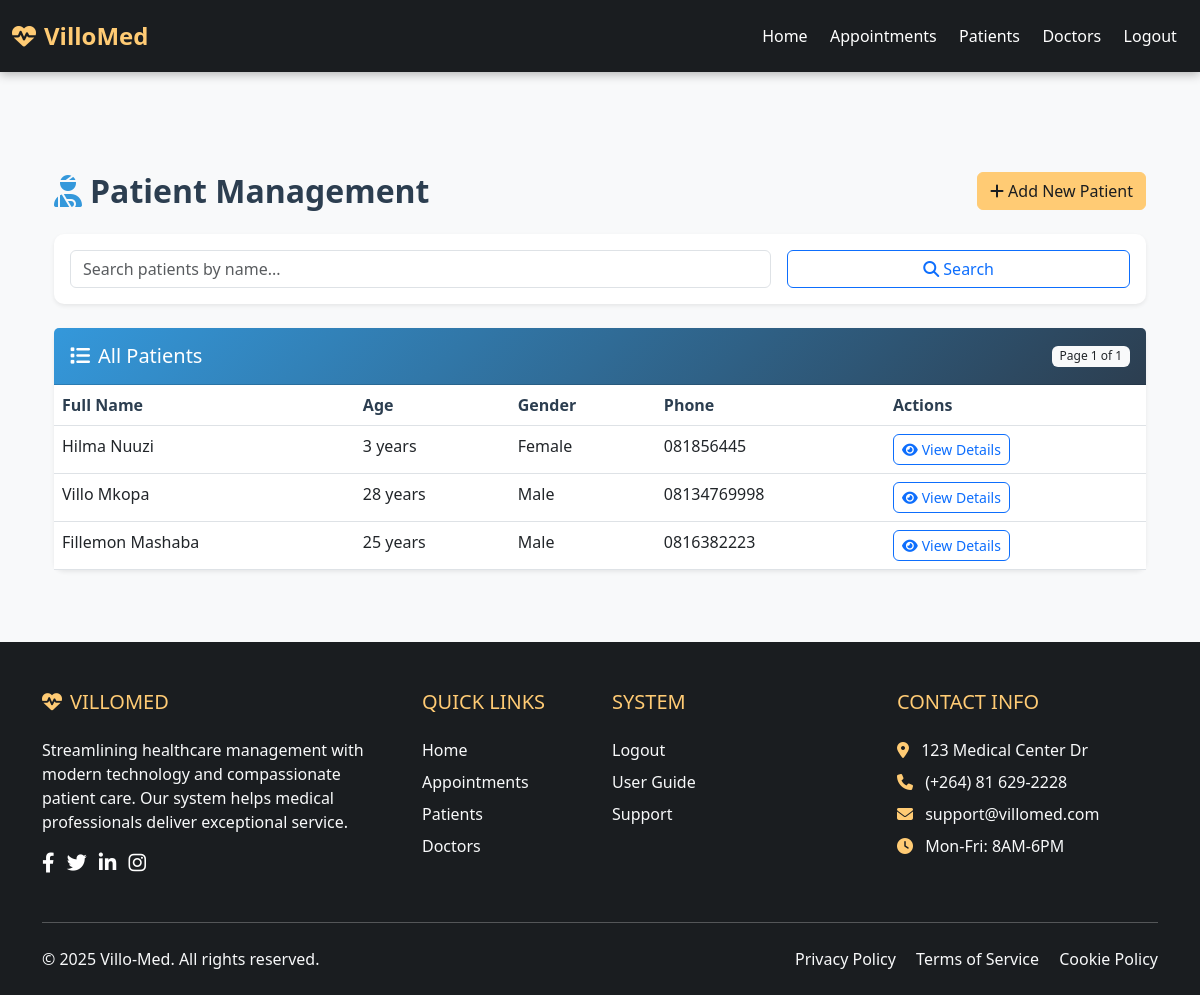
Page /patients (signed in) on the committed database.
### models.py (models this page shows)
class Patient(db.Model):
    __tablename__ = 'patient'
    id = db.Column(db.Integer, primary_key=True)
    first_name = db.Column(db.String(50), nullable=False)
    surname = db.Column(db.String(50), nullable=False)
    date_of_birth = db.Column(db.Date, nullable=False)  # Store date of birth
    gender = db.Column(db.String(10))
    phone = db.Column(db.String(15))
    date_created = db.Column(db.DateTime, default=datetime.utcnow)  # New field for creation date
    appointments = db.relationship('Appointment', back_populates='patient')
    @property
    def age(self):
        today = date.today()
        born = self.date_of_birth
        return today.year - born.year - ((today.month, today.day) < (born.month, born.day))

### app.py (the view)
@app.route('/patients')
@login_required
def patients():
    search_query = request.args.get('search', '')
    page = request.args.get('page', 1, type=int)
    per_page = 10  # Show 10 patients per page
    if search_query:
        query = Patient.query.filter(
            (Patient.first_name.ilike(f'%{search_query}%')) |
            (Patient.surname.ilike(f'%{search_query}%'))
        )
    else:
        query = Patient.query
    patients = query.order_by(Patient.date_created.desc()).paginate(
        page=page, per_page=per_page, error_out=False
    )
    total_pages = ceil(query.count() / per_page)
    date_today = date.today().strftime('%Y-%m-%d')
    return render_template('patients.html',
                         patients=patients.items,
                         search_query=search_query,
                         date_today=date_today,
                         page=page,
                         total_pages=total_pages)

### app.py (called while the page is built)
@login_manager.user_loader
def load_user(user_id):
    return User.query.get(int(user_id))

### templates/patients.html (shortened to what this page needs)
{% extends "base.html" %}
{% block content %}
<div class="container my-4">
    <div class="d-flex justify-content-between align-items-center mb-4">
        <h2 class="mb-0" style="color: #2c3e50; font-weight: 600;">
            <i class="fas fa-user-injured me-2" style="color: #3498db;"></i>Patient Management
        </h2>
        <button class="btn btn-primary" data-bs-toggle="modal" data-bs-target="#addPatientModal">
            <i class="fas fa-plus me-1"></i>Add New Patient
        </button>
    </div>
    <div class="card mb-4 shadow-sm">
        <div class="card-body">
            <form method="GET" action="{{ url_for('patients') }}" class="row g-3">
                <div class="col-md-8">
                    <input type="text" class="form-control" name="search" placeholder="Search patients by name..." value="{{ search_query }}">
                </div>
                <div class="col-md-4">
                    <button type="submit" class="btn btn-outline-primary w-100">
                        <i class="fas fa-search me-1"></i>Search
                    </button>
                </div>
            </form>
        </div>
    </div>
    <div class="card shadow-sm">
        <div class="card-header py-3 d-flex justify-content-between align-items-center" style="background: linear-gradient(135deg, #3498db, #2c3e50); color: white;">
            <h5 class="mb-0"><i class="fas fa-list me-2"></i>All Patients</h5>
            <span class="badge bg-light text-dark">Page {{ page }} of {{ total_pages }}</span>
        </div>
        <div class="card-body p-0">
            <div class="table-responsive">
                <table class="table table-hover mb-0">
                    <thead style="background-color: #ecf0f1;">
                        <tr>
                            <th>Full Name</th>
                            <th>Age</th>
                            <th>Gender</th>
                            <th>Phone</th>
                            <th>Actions</th>
                        </tr>
                    </thead>
                    <tbody>
                        {% for p in patients %}
                        <tr>
                            <td>{{ p.first_name }} {{ p.surname }}</td>
                            <td>{{ p.age }} years</td>
                            <td>{{ p.gender }}</td>
                            <td>{{ p.phone if p.phone else 'N/A' }}</td>
                            <td>
                                <button type="button" class="btn btn-sm btn-outline-primary" data-bs-toggle="modal" data-bs-target="#viewPatientModal{{ p.id }}">
                                    <i class="fas fa-eye me-1"></i>View Details
                                </button>
                            </td>
                        </tr>
                        {% else %}
                        <tr>
                            <td colspan="5" class="text-center py-4">No patients found.</td>
                        </tr>
                        {% endfor %}
                    </tbody>
                </table>
            </div>
        </div>
    </div>
</div>
{% endblock %}

### static/style.css (style rules this page uses)
body { padding-top: 76px; display: flex; flex-direction: column; min-height: 100vh; font-family: 'Segoe UI', Tahoma, Geneva, Verdana, sans-serif; }
html { scroll-behavior: smooth; }
.btn-primary { background-color: #FFCB74; border-color: #FFCB74; color: #1a1d20; font-weight: 600; }

### templates/patients.html (style rules this page uses)
body { background-color: #f8f9fa; font-family: 'Segoe UI', Tahoma, Geneva, Verdana, sans-serif; }
.card { border-radius: 10px; border: none; transition: transform 0.2s ease-in-out, box-shadow 0.2s ease-in-out; }
.btn { border-radius: 6px; font-weight: 500; transition: all 0.2s ease-in-out; }
.badge { font-weight: 500; }
.table th { font-weight: 600; color: #2c3e50; border-top: none; }

### rows in the picture
Patient: first_name "Hilma", surname "Nuuzi", age "3", gender "Female", phone "081856445"
Patient: first_name "Villo", surname "Mkopa", age "28", gender "Male", phone "08134769998"
Patient: first_name "Fillemon", surname "Mashaba", age "25", gender "Male", phone "0816382223"

### other values in the picture
{{ page }} "1"
{{ total_pages }} "1"
